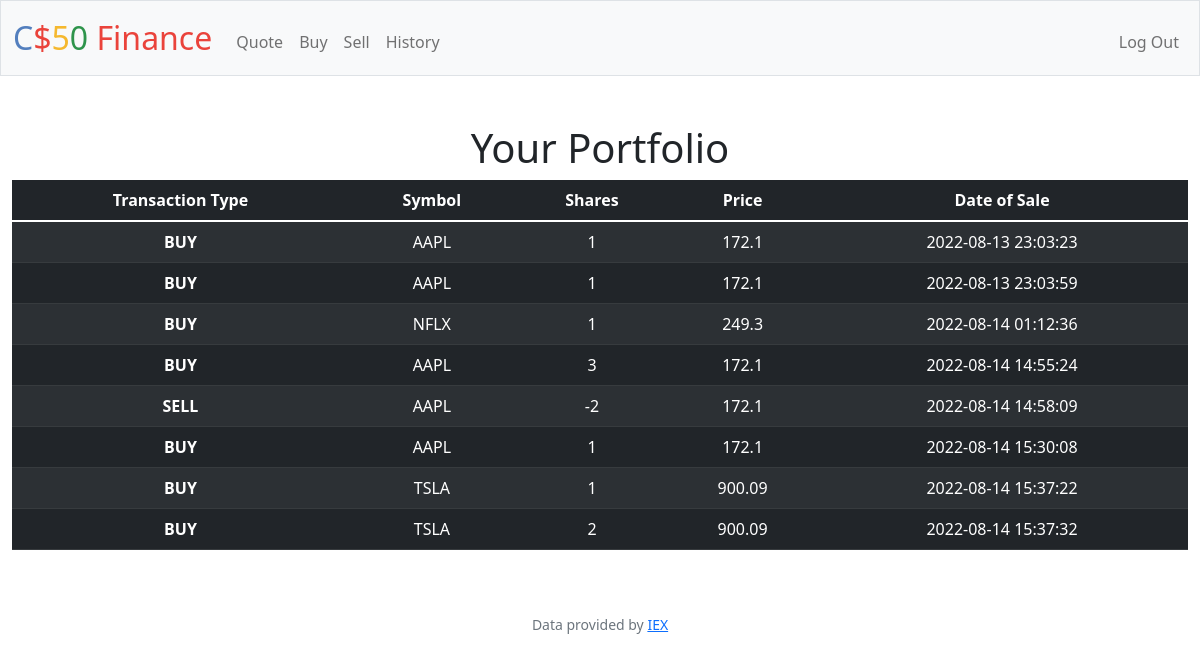
Screenshot of /history (signed in) with the database file from the repository.
### tables this page shows
CREATE TABLE 'transactions' ('id' INTEGER PRIMARY KEY AUTOINCREMENT NOT NULL, 'user_id' INTEGER, 'symbol' TEXT, 'shares' INTEGER, 'price' REAL, 'date' DATETIME);

### app.py (the view)
@app.route("/history")
@login_required
def history():
    user_id = session["user_id"]
    rows =  db.execute("SELECT symbol, shares, price, date FROM transactions WHERE user_id = ?", user_id)
    return render_template("history.html", rows = rows)

### app.py (called while the page is built)
@app.after_request
def after_request(response):
    response.headers["Cache-Control"] = "no-cache, no-store, must-revalidate"
    response.headers["Expires"] = 0
    response.headers["Pragma"] = "no-cache"
    return response

### helpers.py (called while the page is built)
def login_required(f):
    @wraps(f)
    def decorated_function(*args, **kwargs):
        if session.get("user_id") is None:
            return redirect("/login")
        return f(*args, **kwargs)
    return decorated_function

### templates/history.html (shortened to what this page needs)
{% extends "layout.html" %}
{% block main %}
    <h1>Your Portfolio</h1>
    <table class="table table-striped table-dark">
        <thead>
            <tr>
                <th scope="col">Transaction Type</th>
                <th scope="col">Symbol</th>
                <th scope="col">Shares</th>
                <th scope="col">Price</th>
                <th scope="col">Date of Sale</th>
            </tr>
        </thead>
        <tbody>
            {% for row in rows %}
                <tr>
                    <th scope="row">{{ "BUY" if row["shares"] > 0 else "SELL" }}</th>
                    <td>{{ row["symbol"] }}</td>
                    <td>{{ row["shares"] }}</td>
                    <td>{{ row["price"] }}</td>
                    <td>{{ row["date"] }}</td>
                </tr>
            {% endfor %}
        </tbody>
    </table>
{% endblock %}

### templates/layout.html (shortened to what this page needs)
<!DOCTYPE html>
<html lang="en">
    <head>
        <link href="https://cdn.jsdelivr.net/npm/bootstrap@5.1.3/dist/css/bootstrap.min.css" rel="stylesheet">
        <link href="/static/styles.css" rel="stylesheet">
    </head>
    <body>
        <nav class="bg-light border navbar navbar-expand-md navbar-light">
            <div class="container-fluid">
                <a class="navbar-brand" href="/"><span class="blue">C</span><span class="red">$</span><span class="yellow">5</span><span class="green">0</span> <span class="red">Finance</span></a>
                <div class="collapse navbar-collapse" id="navbar">
                    {% if session["user_id"] %}
                        <ul class="navbar-nav me-auto mt-2">
                            <li class="nav-item"><a class="nav-link" href="/quote">Quote</a></li>
                            <li class="nav-item"><a class="nav-link" href="/buy">Buy</a></li>
                            <li class="nav-item"><a class="nav-link" href="/sell">Sell</a></li>
                            <li class="nav-item"><a class="nav-link" href="/history">History</a></li>
                        </ul>
                        <ul class="navbar-nav ms-auto mt-2">
                            <li class="nav-item"><a class="nav-link" href="/logout">Log Out</a></li>
                        </ul>
                    {% else %}
                        <ul class="navbar-nav ms-auto mt-2">
                            <li class="nav-item"><a class="nav-link" href="/register">Register</a></li>
                            <li class="nav-item"><a class="nav-link" href="/login">Log In</a></li>
                        </ul>
                    {% endif %}
                </div>
            </div>
        </nav>
        <main class="container-fluid py-5 text-center">
            {% block main %}{% endblock %}
        </main>
        <footer class="mb-5 small text-center text-muted">
            Data provided by <a href="https://iexcloud.io/">IEX</a>
        </footer>
    </body>
</html>

### static/styles.css (style rules this page uses)
nav .navbar-brand { font-size: xx-large; }
nav .navbar-brand .blue { color: #537fbe; }
nav .navbar-brand .red { color: #ea433b; }
nav .navbar-brand .yellow { color: #f5b82e; }
nav .navbar-brand .green { color: #2e944b; }

### rows the page displays
transactions: shares "BUY", symbol "AAPL", shares "1", price "172.1", date "2022-08-13 23:03:23"
transactions: shares "BUY", symbol "AAPL", shares "1", price "172.1", date "2022-08-13 23:03:59"
transactions: shares "BUY", symbol "NFLX", shares "1", price "249.3", date "2022-08-14 01:12:36"
transactions: shares "BUY", symbol "AAPL", shares "3", price "172.1", date "2022-08-14 14:55:24"
transactions: shares "SELL", symbol "AAPL", shares "-2", price "172.1", date "2022-08-14 14:58:09"
transactions: shares "BUY", symbol "AAPL", shares "1", price "172.1", date "2022-08-14 15:30:08"
transactions: shares "BUY", symbol "TSLA", shares "1", price "900.09", date "2022-08-14 15:37:22"
transactions: shares "BUY", symbol "TSLA", shares "2", price "900.09", date "2022-08-14 15:37:32"
